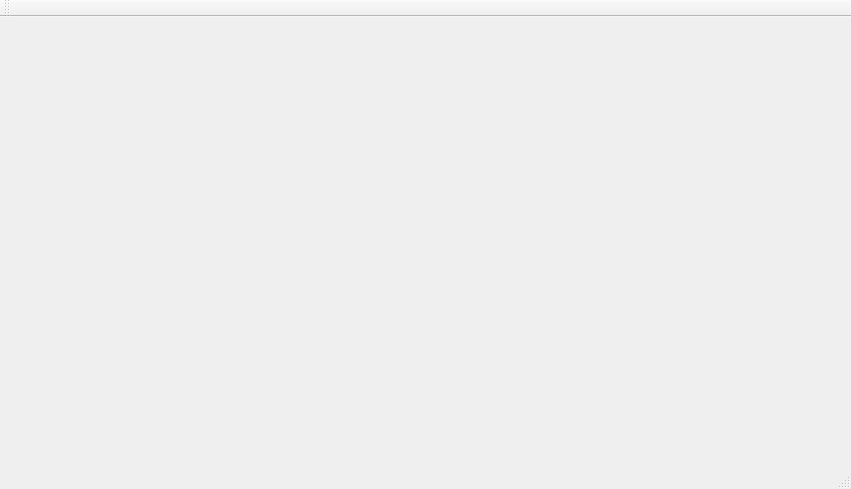
<?xml version="1.0" encoding="UTF-8"?>
<ui version="4.0">
 <class>MainWindow</class>
 <widget class="QMainWindow" name="MainWindow">
  <property name="enabled">
   <bool>true</bool>
  </property>
  <property name="geometry">
   <rect>
    <x>0</x>
    <y>0</y>
    <width>851</width>
    <height>489</height>
   </rect>
  </property>
  <property name="sizePolicy">
   <sizepolicy hsizetype="Minimum" vsizetype="Minimum">
    <horstretch>0</horstretch>
    <verstretch>0</verstretch>
   </sizepolicy>
  </property>
  <property name="maximumSize">
   <size>
    <width>851</width>
    <height>489</height>
   </size>
  </property>
  <property name="windowTitle">
   <string>MainWindow</string>
  </property>
  <widget class="QWidget" name="centralWidget"/>
  <widget class="QMenuBar" name="menuBar">
   <property name="geometry">
    <rect>
     <x>0</x>
     <y>0</y>
     <width>851</width>
     <height>21</height>
    </rect>
   </property>
  </widget>
  <widget class="QToolBar" name="mainToolBar">
   <attribute name="toolBarArea">
    <enum>TopToolBarArea</enum>
   </attribute>
   <attribute name="toolBarBreak">
    <bool>false</bool>
   </attribute>
  </widget>
  <widget class="QStatusBar" name="statusBar"/>
 </widget>
 <layoutdefault spacing="6" margin="11"/>
 <resources/>
 <connections/>
</ui>
